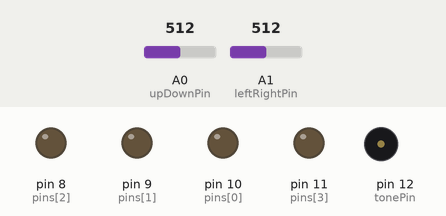
Recording of a sketch running on a simulated Arduino Uno, built with avr-gcc and run on an emulated ATmega328P. Shown: output pins drawn as LEDs (lit = HIGH), buzzer (waves = sounding). Dashed ring = blinking. Inputs (shaded band) come from the test bench; at power-on: A0 (upDownPin) = 512, A1 (leftRightPin) = 512. Random numbers use the default seed unless the sketch sets one.

Above: at 4.2 s.
4.3 s: A0 (upDownPin) set to 582
5.8 s: A0 (upDownPin) set to 613
At 7.5 s:
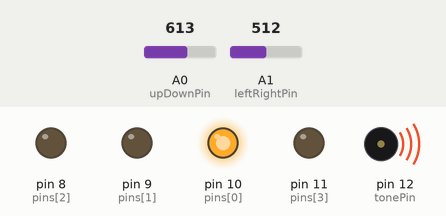
At 8.2 s:
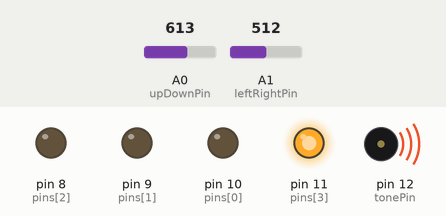
8.8 s: A0 (upDownPin) set to 390
At 12.3 s:
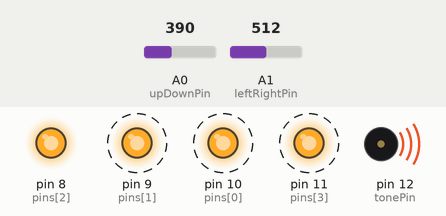
Timing chart, 0 to 16.9 s (numbered marks = the images above; inputs shaded):
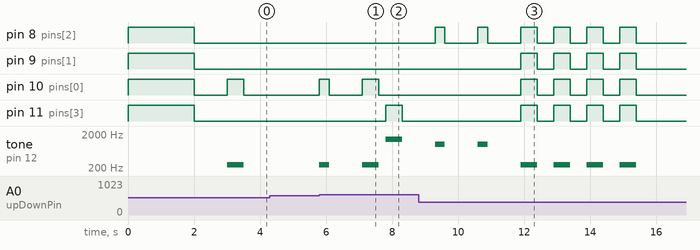

The sketch:

simonsays.ino
```cpp
static int pins[] = {10,9,8,11}; //up, right, down, left
static int tones[] = {247, 523, 988, 1397};
int tonePin = 12, upDownPin = 0, leftRightPin = 1;

void setup(){
  for (int i = 0; i < 4; i++){
    pinMode(pins[i], OUTPUT);
    digitalWrite(pins[i], HIGH);
  }
  delay(2000);
  for (int i = 0; i < 4; i++){
    digitalWrite(pins[i], LOW);
  }
  delay(1000);
}

void flash(){
  for (int n = 0; n < 4; n++){
    for (int i = 0; i < 4; i++){
      digitalWrite(pins[i], HIGH);
    }
    tone(tonePin, tones[0], 500);
    delay(500);
    for (int i = 0; i < 4; i++){
      digitalWrite(pins[i], LOW);
    }
    delay(500);
  }
}

void loop(){
  randomSeed(analogRead(5));
  int upDown = 512, leftRight = 512;    //set joystick variables to neutral position
  int next = 0;
  int moves[20];    //stores all moves so far
  int roundNum = 0;
  boolean lost = false;    //reset for new game
  while(!lost){
    next = random(0,4);
    moves[roundNum] = next;
    roundNum++;
    for (int i = 0; i < roundNum; i++){    //play moves
      digitalWrite(pins[moves[i]], HIGH);
      tone(tonePin, tones[moves[i]], 500);
      delay(500);
      digitalWrite(pins[moves[i]], LOW);
      delay(200);
    }
    delay(800);
    for (int i = 0; i < roundNum; i++){    //user plays round
      while(true){    //wait for input
        upDown = analogRead(upDownPin);
        leftRight = analogRead(leftRightPin);
        //evaluate input
        if(upDown > 600){    //User inputs up
          digitalWrite(pins[0], HIGH);
          tone(tonePin, tones[0], 300);
          delay(300);
          digitalWrite(pins[0], LOW);
          if(moves[i] != 0){
            lost = true;
          }
          break;
        }
        else if(leftRight > 600){    //User inputs right
          digitalWrite(pins[1], HIGH);
          tone(tonePin, tones[1], 300);
          delay(300);
          digitalWrite(pins[1], LOW);
          if(moves[i] != 1){
            lost = true;
          }
          break;
        }
        else if(upDown < 400){      //user inputs down
          digitalWrite(pins[2], HIGH);
          tone(tonePin, tones[2], 300);
          delay(300);
          digitalWrite(pins[2], LOW);
          if(moves[i] != 2){
            lost = true;
          }
          break;
        }
        else if(leftRight < 400){    //user inputs left
          digitalWrite(pins[3], HIGH);
          tone(tonePin, tones[3], 300);
          delay(300);
          digitalWrite(pins[3], LOW);
          if(moves[i] != 3){
            lost = true;
          }
          break;
        }
      }
      delay(1000);
    }
  }
  flash();
  delay(5000);    //delay between games
}
```

Measured:
- the behaviour switches between 600 and 601 on A0 (upDownPin) (found by bisection; images 0 and 1)
- after the input at 4.3 s, every drawn part: stays the same
- after the input at 5.8 s, pin 10 (pins[0]): LOW → HIGH at once, → LOW 0.30 s later, → HIGH 1.0 s later, → LOW 0.50 s later; pin 11 (pins[3]): LOW → HIGH after 2.0 s, → LOW 0.50 s later; tone on pin 12 (tonePin): plays 247 Hz for 0.30 s, 247 Hz for 0.50 s, 1397 Hz for 0.50 s, starting at once
